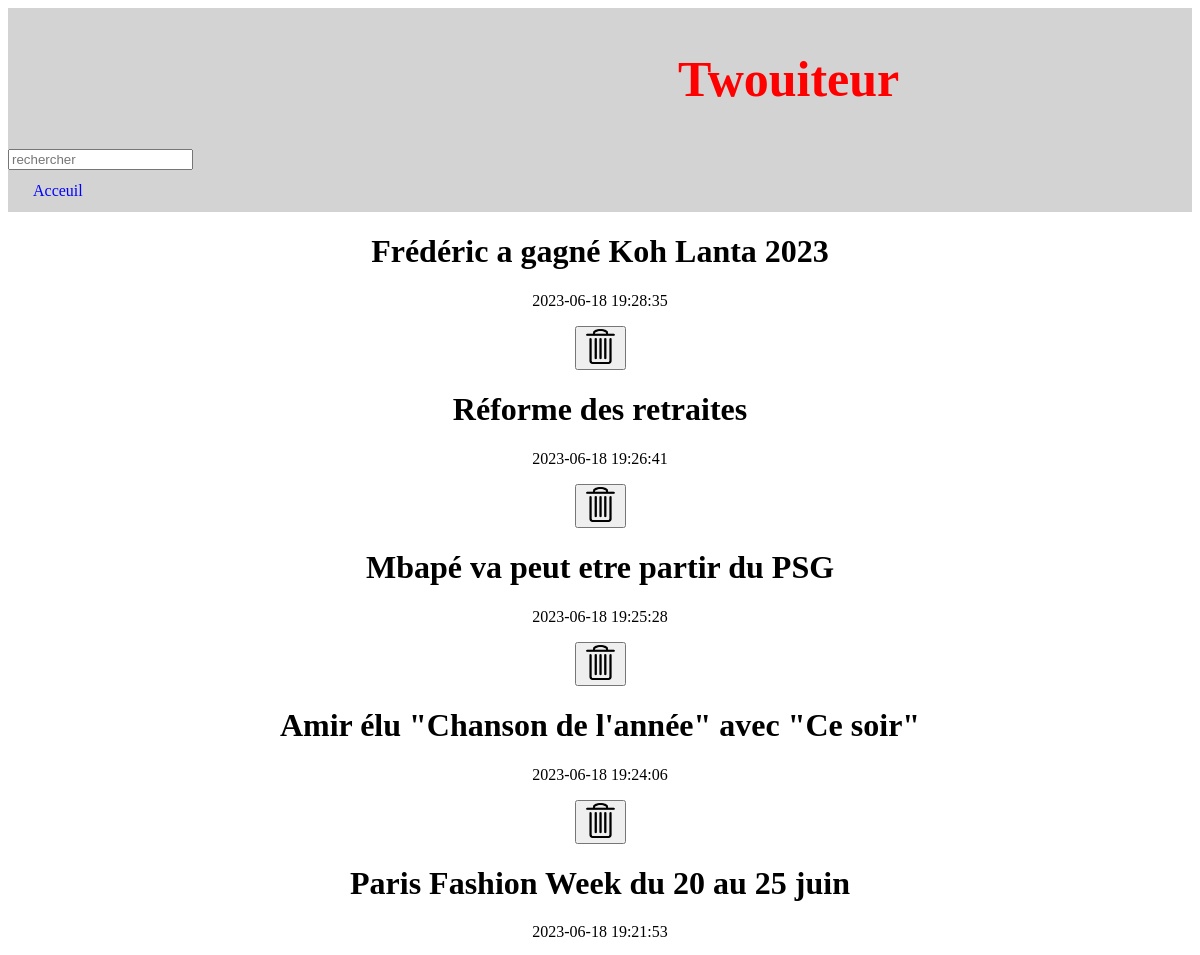
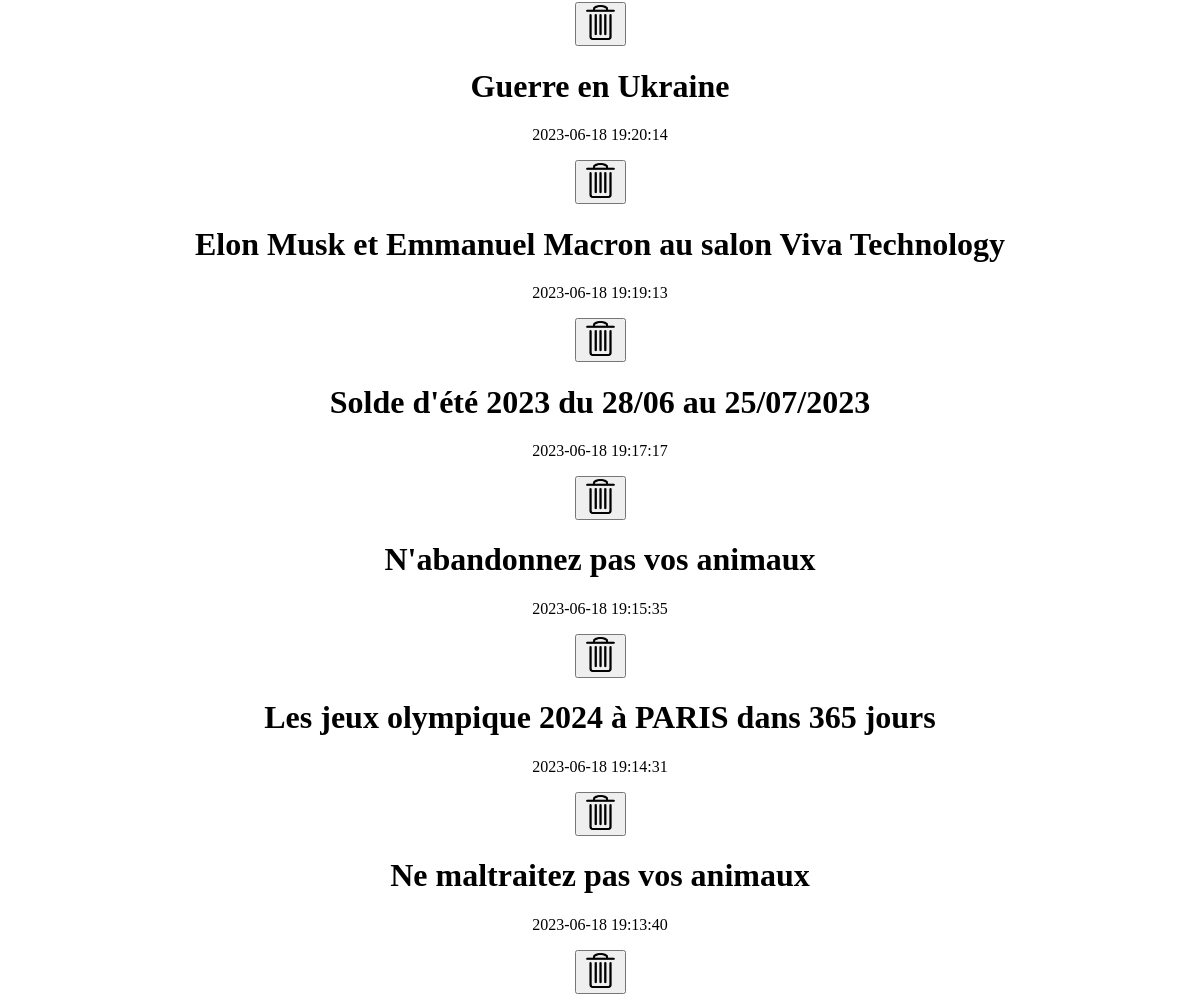
The app's page /resultat.php with its own data (2 pictures, top to bottom).
### tables this page shows
CREATE TABLE `tweet` (
  `id` int NOT NULL,
  `contenu` text NOT NULL,
  `date` datetime NOT NULL DEFAULT CURRENT_TIMESTAMP,
  `tag` varchar(100) NOT NULL
);

### resultat.php (the view, shortened to what this page needs)
<?php require"template/database.php";
$motcle=$_GET['motcle'];
$requete = $database->prepare('SELECT * FROM tweet WHERE contenu LIKE "%' .$motcle.'%" ORDER BY date DESC' );
$requete->execute();
$tweet = $requete->fetchAll(PDO::FETCH_ASSOC);
?>
<!DOCTYPE html>
<html lang="fr">
<head>
    <link href="style.css" rel="stylesheet">
</head>
<body>
<body>
    <nav class="menu">
    <ul class="menuderoulant">
        <li class="bouton0">
            <h1 id='Titre'>Twouiteur</h1>
            <div>
            <form class="form" method="GET" action="resultat.php">
                <input type="text" name="motcle" placeholder="rechercher">
            </form>
            </div>
            <a href='index.php'> Acceuil</a>
        </li>
</nav>
<?php foreach ($tweet as $tweet ) {?>
<div id='tweet'>
    <h1><?= $tweet['contenu'] ?></h1>
<p><?= $tweet['date']?></p>
<button class="sup" onclick="openModal2()"> <img src="supprimer.png" alt="sup"></button>
</div>
    <?php } ?>
</body>
</html>

### style.css (style rules this page uses)
* { box-sizing: border-box; }
ul { margin: 0; padding: 0; }
li { list-style: none; }
.menu a { display: block; color: blue; text-decoration: none; }
.menuderoulant { display: flex; position: relative; background-color: lightgray; }
.bouton0 > a { padding: 12px 25px; }
.sup img { width: 35px; height: 35px; }
#Titre { margin-left: 670px; text-align: center; color: red; background-color:lightgray ; font-size: 50px; }
#tweet { text-align: center; }

### records on screen
tweet: contenu "Frédéric a gagné Koh Lanta 2023", date "2023-06-18 19:28:35"
tweet: contenu "Réforme des retraites", date "2023-06-18 19:26:41"
tweet: contenu "Mbapé va peut etre partir du PSG", date "2023-06-18 19:25:28"
tweet: contenu "Amir élu \"Chanson de l'année\" avec \"Ce soir\"", date "2023-06-18 19:24:06"
tweet: contenu "Paris Fashion Week du 20 au 25 juin", date "2023-06-18 19:21:53"
tweet: contenu "Guerre en Ukraine", date "2023-06-18 19:20:14"
tweet: contenu "Elon Musk et Emmanuel Macron au salon Viva Technology", date "2023-06-18 19:19:13"
tweet: contenu "Solde d'été 2023 du 28/06 au 25/07/2023", date "2023-06-18 19:17:17"
tweet: contenu "N'abandonnez pas vos animaux", date "2023-06-18 19:15:35"
tweet: contenu "Les jeux olympique 2024 à PARIS dans 365 jours", date "2023-06-18 19:14:31"
tweet: contenu "Ne maltraitez pas vos animaux", date "2023-06-18 19:13:40"
